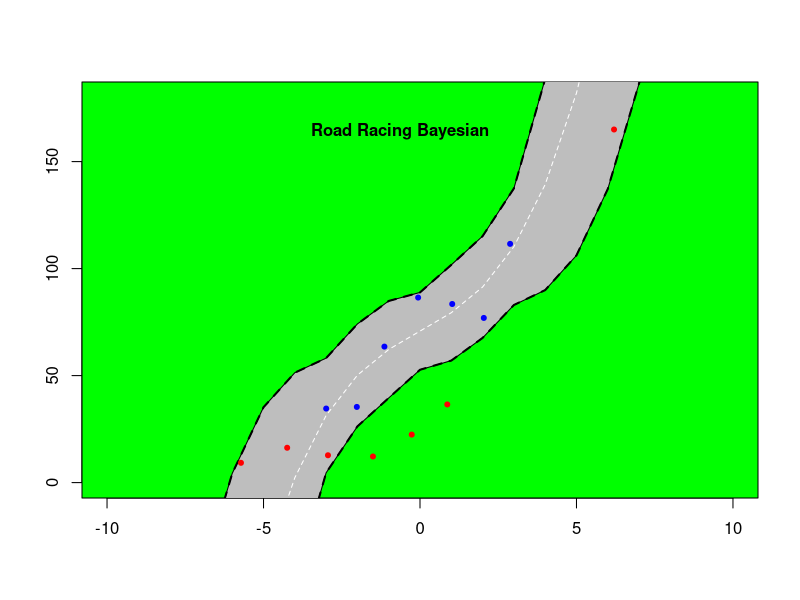

This chart was generated by the following R code:
library("sp")

#Plot original data
set.seed(10)
n <- 7
x_orig <- seq(-3, 3, length = n) + rnorm(n, 0, 0.1)
x_orig
## [1] -2.99812538 -2.01842525 -1.13713305 -0.05991677 1.02945451 2.03897943
## [7] 2.87919238
y <- 70 + x_orig + x_orig^3 + rnorm(n, 0, 15)

#Creating the model
n<-length(y)
X <- cbind(rep(1, n), x_orig, x_orig^3)
colnames(X) <- NULL
p<-dim(X)[2]
fit.ls<-lm(y~-1+ X)
beta.0<-fit.ls$coef
nu.0<-1 ; sigma2.0<-sum(fit.ls$res^2)/(n-p)
Sigma.0<- solve(t(X)%*%X)*sigma2.0*n
S<-5000

rmvnorm<-function(n,mu,Sigma)
  
{ # samples from the multivariate normal distribution
  E<-matrix(rnorm(n*length(mu)),n,length(mu))
  t( t(E%*%chol(Sigma)) +c(mu))
}

## some convenient quantites
n<-length(y)
p<-length(beta.0)
iSigma.0<-solve(Sigma.0)
XtX<-t(X)%*%X

## store mcmc samples in these objects
beta.post<-matrix(nrow=S,ncol=p)
sigma2.post<-rep(NA,S)
Sigma.post <- matrix(nrow = S, ncol = p*p)

## starting value
set.seed(1)
sigma2<- var( residuals(lm(y~0+X)) )

for( scan in 1:S) {
  
  #update beta
  V.beta<- solve( iSigma.0 + XtX/sigma2 )
  E.beta<- V.beta%*%( iSigma.0%*%beta.0 + t(X)%*%y/sigma2 )
  beta<-t(rmvnorm(1, E.beta,V.beta) )
  
  #update sigma2
  
  nu.n<- nu.0+n
  ss.n<-nu.0*sigma2.0 + sum( (y-X%*%beta)^2 )
  sigma2<-1/rgamma(1,nu.n/2, ss.n/2)
  
  #save results of this scan
  beta.post[scan,]<-beta
  sigma2.post[scan]<-sigma2
  Sigma.post[scan,] <- c(V.beta)
}

round( apply(beta.post,2,mean), 3)
## [1] 70.796 8.021 0.569
BP <- apply(beta.post, 2, mean)
BP
## [1] 70.7963108 8.0207964 0.5691882
s2P <- mean(sigma2.post)
s2P
## [1] 254.8178
SigmaP <- matrix(apply(Sigma.post, 2, mean), ncol = p, byrow = F)
SigmaP
## [,1] [,2] [,3]
## [1,] 28.3681117 -1.121874 0.2084256
## [2,] -1.1218736 52.612059 -6.8111495
## [3,] 0.2084256 -6.811150 1.0196722
plot(x_orig, y, xlab = "", ylab = "", xlim = c(-10, 10), ylim = c(0, 180), cex = 1, pch = 20, col =
       "black")

xnew <- seq(-10, 10, by = 1)
Xnew <- cbind(rep(1, length(xnew)), xnew, xnew^3)

colnames(Xnew) <- NULL
predP <- Xnew %*% BP
s2P <- sqrt(s2P * diag(Xnew %*% SigmaP %*% t(Xnew)))
ll <- predP - c(qnorm(0.975) * sqrt(s2P))
ul <- predP + c(qnorm(0.975) * sqrt(s2P))
rect(par("usr")[1], par("usr")[3],
     par("usr")[2], par("usr")[4], par("usr")[5],
     col = "green") # Color

polygon(c(xnew, rev(xnew)), c(ll, rev(ul)),
        col = "grey")
lines(xnew, predP, col = "white", lwd =1,lty = "dashed")
lines(xnew, ll, col = "black", lwd = 2, lty = 2)
lines(xnew, ul, col = "black", lwd = 2, lty = 2)
points(x_orig, y, col = "blue",pch = 20)

#Some more random cars
points(6.2, 165, col = "red",pch = 20)
mtext("Road Racing Bayesian", side = 1, line = -24, outer = TRUE,font=2)

set.seed(4)
n <- 7

x_red <- seq(-7, 1, length = n) + rnorm(n, 0, 0.1)
x_red
## [1] -6.9783245 -5.7209159 -4.2442189 -2.9404019 -1.5031049 -0.2644058 0.8718753
y_red <- 10 + x_orig + x_orig^3 + rnorm(n, 0, 5)

points(x_red, y_red, col = "red",pch = 20)
in_or_out = point.in.polygon(x_red,y_red,c(xnew, rev(xnew)),c(ll, rev(ul)))
total_vals = mean(in_or_out)*100
paste(round(total_vals,2) , "% red cars are inside the CI")
## [1] "42.86 % red cars are inside the CI"
#"42.86 % red cars are inside the CI"
